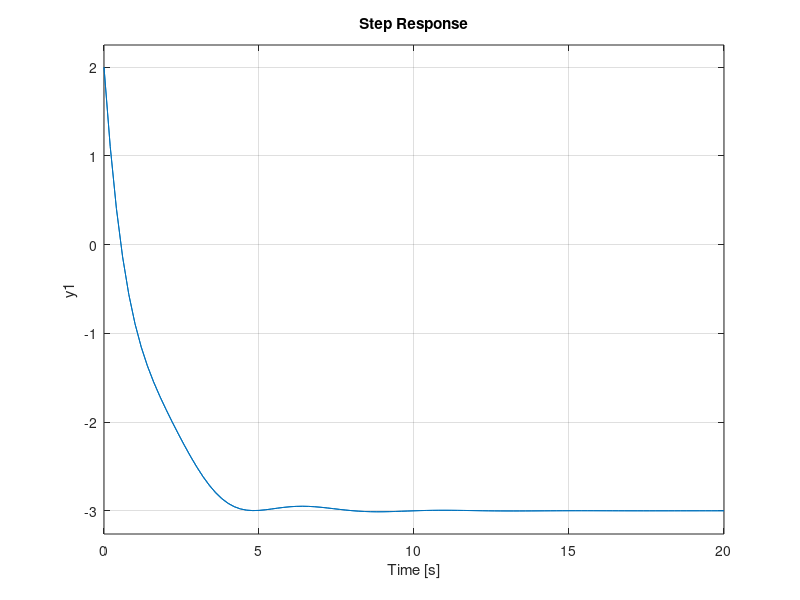
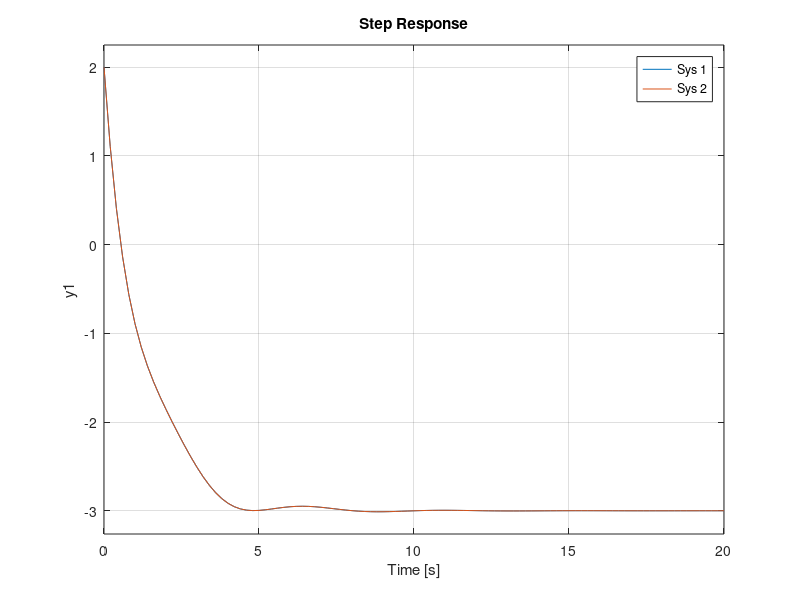

Here is the MATLAB script that generated these plots, in order:
B = 1/4*[8,-6,12,-24];
A = 1/4*[4,7,12,8];
H = tf(B,A);
step(H);
[Q,R] = deconv([B,zeros(1,3)],A);
gama_0 = Q(1,1);
gama_1 = Q(1,2);
gama_2 = Q(1,3);
gama_3 = Q(1,4);
a2 = 1.75; a1 = 3; a0 = 2;

A = [0 1 0; 0 0 1; -a0 -a1 -a2];
B = [gama_1; gama_2; gama_3];
C = [1 0 0];
D = gama_0;

[num,den] = ss2tf(A,B,C,D);
Hverif = tf(num,den);
hold on, step(Hverif), hold off;

%% FCCo
A2 = A';
B2 = C';
C2 = B';
figure, step(ss(A,B,C,D),ss(A2,B2,C2,D));
